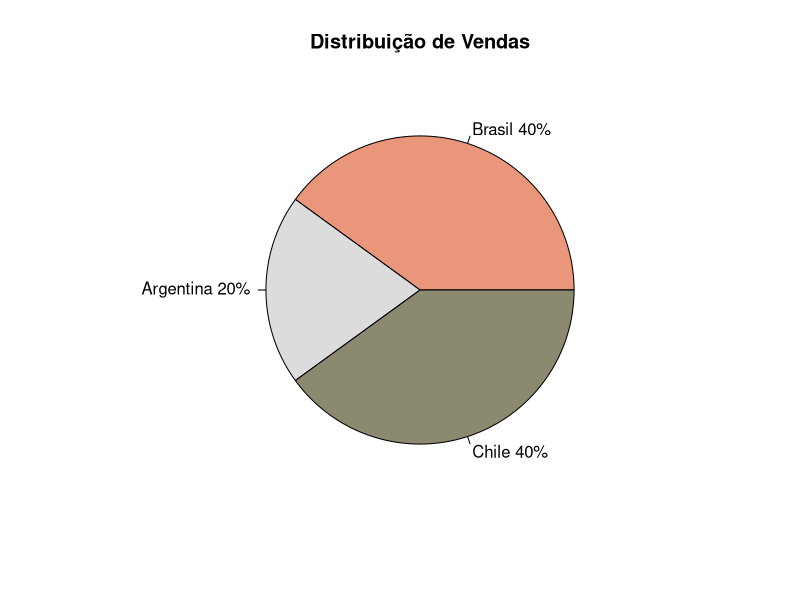
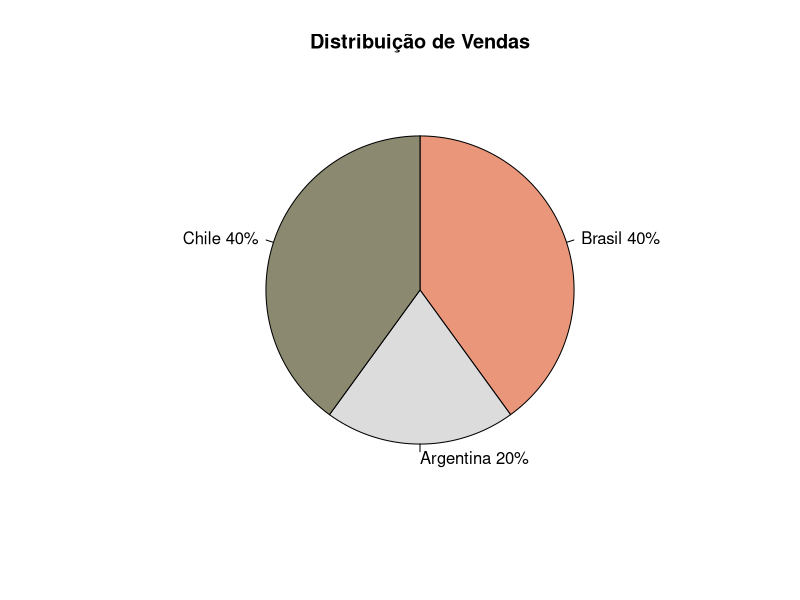
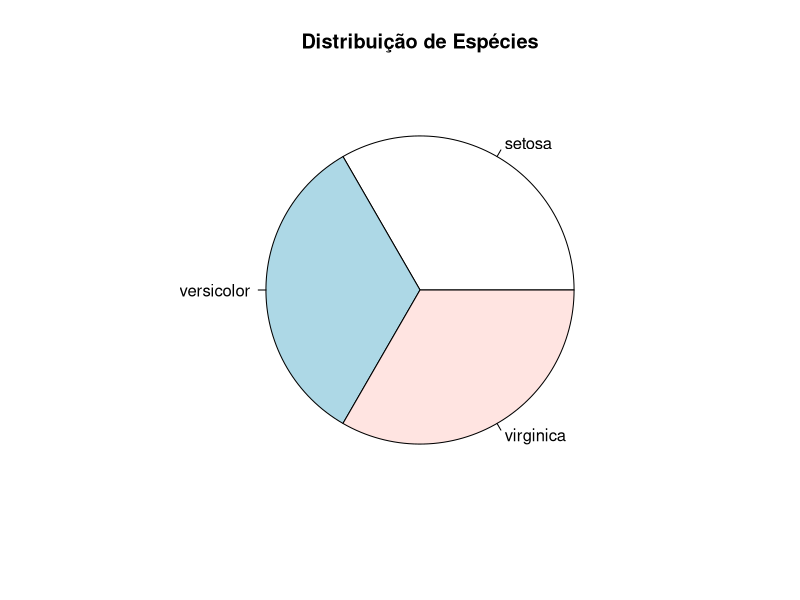
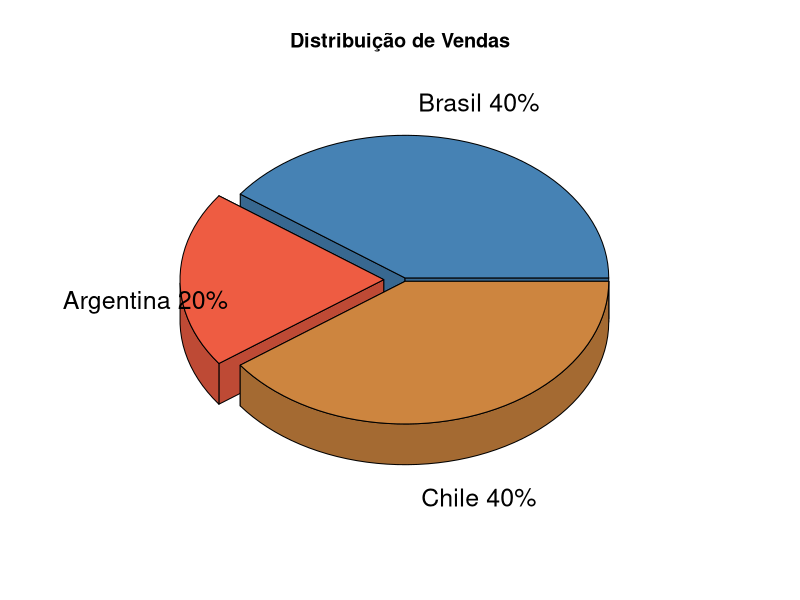

The R source for these figures, in order:
# Pie Chart - Gráfico de Pizza

# Obs.: Caso tenha problemas com a acentuação, consulte este llink:
# https://support.rstudio.com/hc/en-us/articles/200532197-Character-Encoding

# Configurando o diretório de trabalho
# Coloque entre aspas o diretório de trabalho que você está usando no seu computador
# Não use diretórios com espaço no nome
setwd("d:/Projetos/datascience/RFundamentos/Cap04")
getwd()

#------------------------------------------------------------------------------
?pie

# Criando as fatias
fatias <- c(40, 20, 40)

# Nomeando os labels
paises <- c('Brasil', 'Argentina', 'Chile')

# Unindo: labels e fatias
paises <- paste(paises, fatias)

# Incluindo mais detalhes no label
paises <- paste(paises, "%", sep="")

colors()

# Construindo um gráfico
pie(fatias, labels=paises, 
    col=c("darksalmon", "gainsboro", "lemonchiffon4"),
    main="Distribuição de Vendas")

pie(fatias, labels=paises, 
    col=c("darksalmon", "gainsboro", "lemonchiffon4"),
    main="Distribuição de Vendas", clockwise=T)

# Tabalhando com dataframes
#------------------------------------------------------------------------------
?iris
attach(iris)
Values = table(Species)
labels = paste(names(Values))
pie(Values, labels=labels, main="Distribuição de Espécies")

# 3D
#------------------------------------------------------------------------------
install.packages("plotrix")
library(plotrix)

pie3D(fatias, labels=paises, explode=0.08, theta=1.1,
      col = c("steelblue", "tomato2", "tan3"),
      main = "Distribuição de Vendas")
